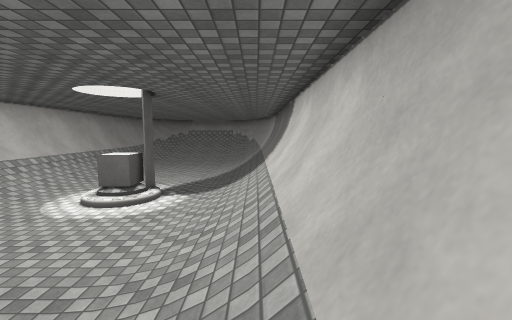
View 1 (above)

12 first-person views from a walk through a Unity game level. The camera is 1.3 m above the floor, tilts 6° down and sees 90° across. Doors are open. The floor is counted in squares, 1 m on a side. Each view is taken from the middle of a square. On the plan, view 1 faces up. The plan holds only what a view shows up to about 13 squares ahead; the rest is blank. The place goes on beyond the plan. Surface patterns are stand-ins for the level's own textures.

View 2
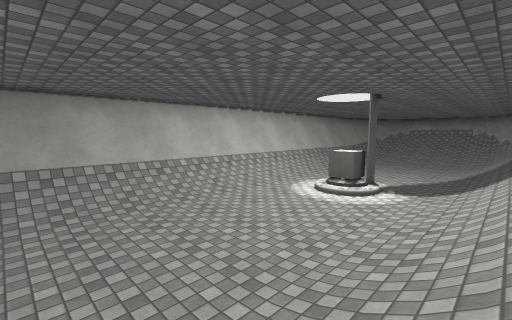

View 3
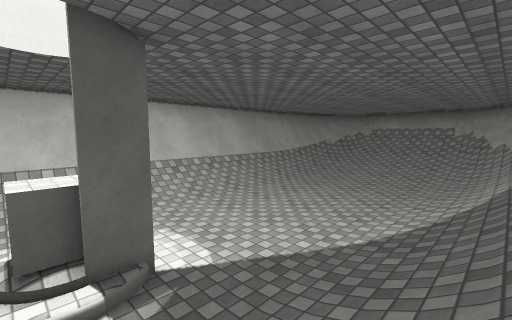

View 4
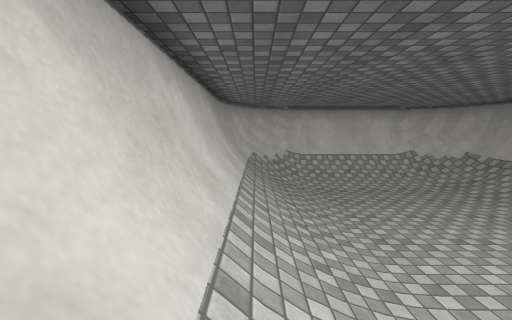

View 5
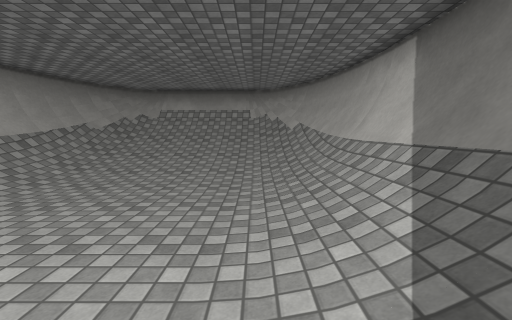

View 6
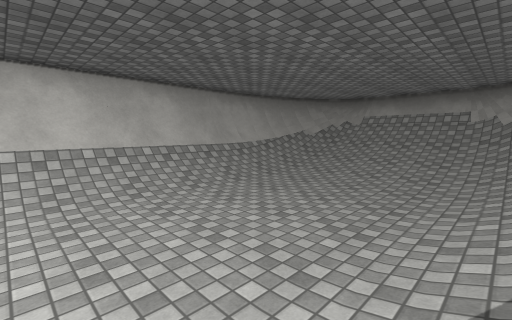

View 7
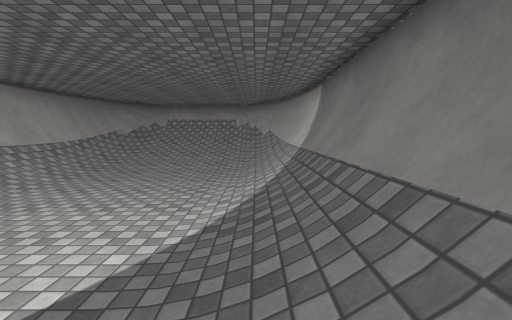

View 8
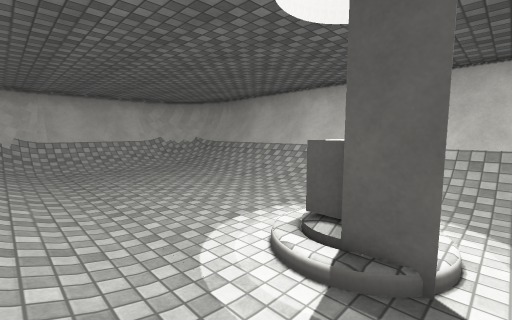

View 9
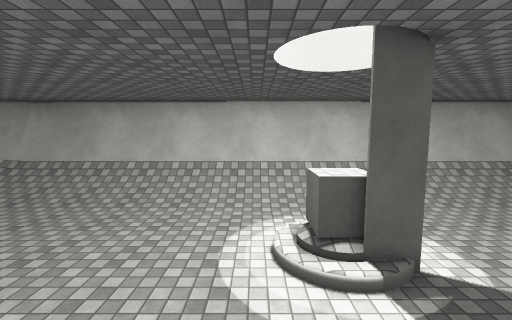

View 10
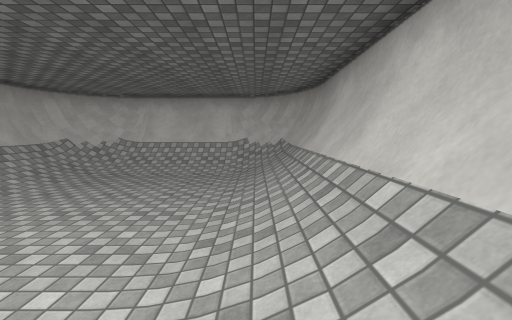

View 11
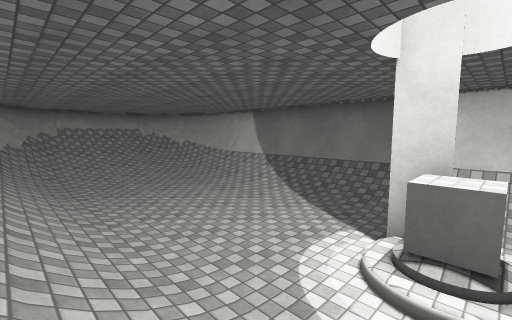

View 12
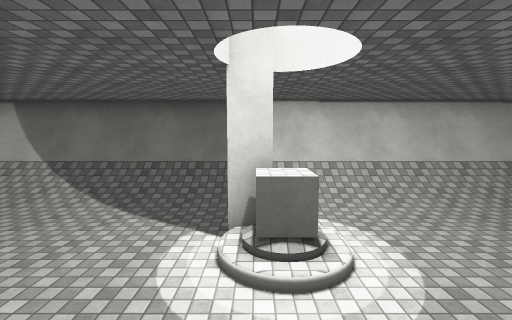

### Floor plan
Key: @ floor where view 1 was taken; # wall or solid block; . main floor; : floor 0.25 m higher than the main floor; + floor 0.5 m higher than the main floor; * floor 0.75 m higher than the main floor; / step, stairs or slope; = window, fence, low wall or low ledge; O other object.
Columns run from 10 left of view 1 to 1 right of it. Each row starts with its distance up from view 1.
 26   ########
 25  ##======##
 24 ##////////##
 23 ##//****//##
 22 #=//++++//=#
 21 #//:::::://#
 20 #//:::::://#
 19 #//:::::://#
 18 #//:....://#
 17 #//:....://#
 16 #//:....://#
 15 #//:....://#
 14 #//:....://#
 13 #//:....://#
 12 #//:....://#
 11 #//:....://#
 10 #//:....://#
  9 #//:.OO.://#
  8 #//:.OO.://#
  7 #//:....://#
  6 #//:....://#
  5 #//:....://#
  4 #//:....://#
  3 #//:....://#
  2 #//:....://#
  1 #//:....://#
  0 #//:....:/@#
 -1 #//:....://#
 -2 #//:::::://#
 -3 #=O//////O=#
 -4 ##=//////=##
 -5  ##########

Positions as (right, up) in squares from view 1, and headings:
1: (0, 0), facing up
2: (0, -1), facing up-left
3: (0, 8), facing up-left
4: (0, 8), facing down
5: (-2, 13), facing up
6: (-1, 12), facing up-left
7: (-1, 9), facing up
8: (-1, 10), facing down-left
9: (0, 7), facing left
10: (-8, 8), facing down
11: (-9, 8), facing up-right
12: (-9, 9), facing right
